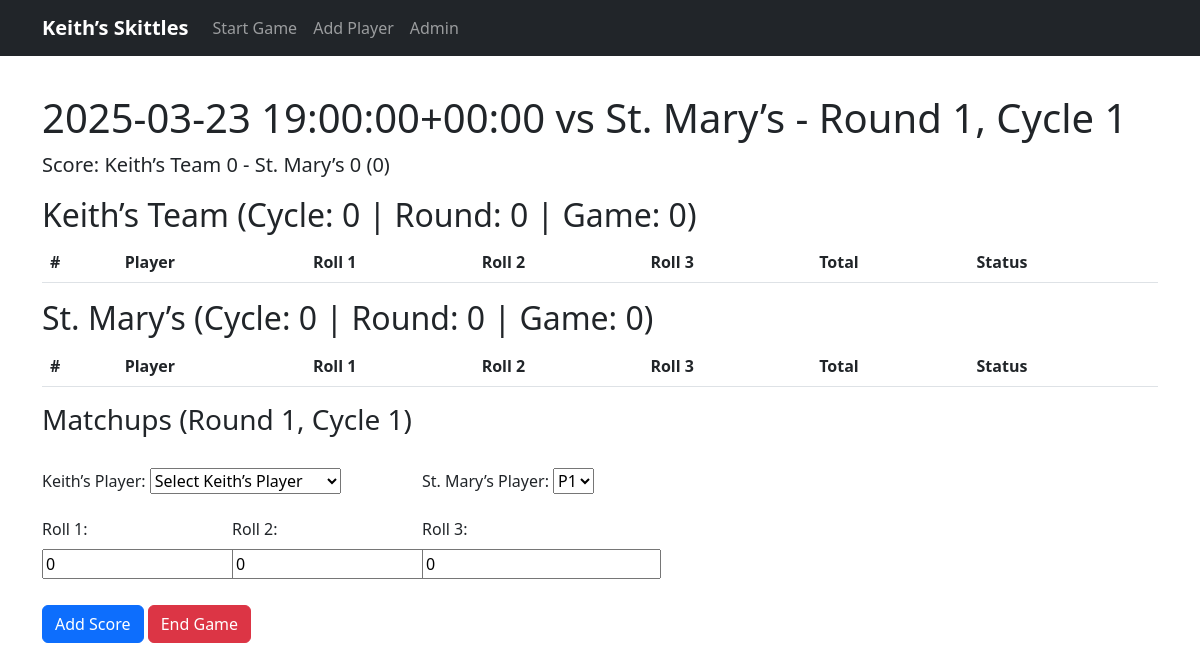
/live/25/, run on the app's committed database.
### scores/models.py (models this page shows)
class Game(models.Model):
    date = models.DateTimeField()
    opponent = models.CharField(max_length=100)
    location = models.CharField(max_length=100)
    game_type = models.CharField(max_length=10, choices=[("regular", "Regular"), ("first_pin", "First Pin")], default="regular")
    cycles_per_round = models.IntegerField(default=4)
    def __str__(self):
        return f"{self.date} vs {self.opponent}"

### scores/views.py (the view, shortened to what this page needs)
# urls.py: path('live/<int:game_id>/', views.live_game, name='live_game'),
def live_game(request, game_id=None):
    game = Game.objects.get(id=game_id)
    scores = Score.objects.filter(game=game).order_by("round_number", "cycle_number")
    current_round = min(4, (scores.aggregate(Max("round_number"))["round_number__max"] or 0) + 1)
    current_cycle = min(game.cycles_per_round, (scores.filter(round_number=current_round).aggregate(Max("cycle_number"))["cycle_number__max"] or 0) + 1)
    round_players = GamePlayer.objects.filter(game=game, round_number=current_round)
    if request.method == "POST":
        if "select_players" in request.POST:
            form = PlayerSelectForm(request.POST)
            if form.is_valid():
                GamePlayer.objects.filter(game=game, round_number=current_round).delete()
                for player in form.cleaned_data["players"]:
                    GamePlayer.objects.create(game=game, player=player, round_number=current_round)
                return redirect("live_game", game_id=game.id)
        else:
            form = ScoreForm(request.POST)
            if form.is_valid():
                score = form.save(commit=False)
                if not score.player:
                    score.opponent_player_number = form.cleaned_data["opponent_player_number"]
                score.save()
                return redirect("live_game", game_id=game.id)
    else:
        form = ScoreForm(initial={"game": game, "round_number": current_round, "cycle_number": current_cycle})
    keiths_scores = scores.filter(player__isnull=False, round_number=current_round, cycle_number=current_cycle)
    opp_scores = scores.filter(player__isnull=True, round_number=current_round, cycle_number=current_cycle)
    keiths_cycle_total = keiths_scores.aggregate(Sum("total_score"))["total_score__sum"] or 0
    opp_cycle_total = opp_scores.aggregate(Sum("total_score"))["total_score__sum"] or 0
    keiths_round_total = scores.filter(player__isnull=False, round_number=current_round).aggregate(Sum("total_score"))["total_score__sum"] or 0
    opp_round_total = scores.filter(player__isnull=True, round_number=current_round).aggregate(Sum("total_score"))["total_score__sum"] or 0
    keiths_game_total = scores.filter(player__isnull=False).aggregate(Sum("total_score"))["total_score__sum"] or 0
    opp_game_total = scores.filter(player__isnull=True).aggregate(Sum("total_score"))["total_score__sum"] or 0
    score_differential = keiths_game_total - opp_game_total
    matchups = []
    keiths_players = list(keiths_scores.order_by("id"))
    opp_players = list(opp_scores.order_by("opponent_player_number"))
    return render(request, "scores/live_game.html", {
        "game": game,
        "keiths_scores": keiths_scores,
        "opp_scores": opp_scores,
        "current_round": current_round,
        "current_cycle": current_cycle,
        "round_players": round_players,
        "form": form,
        "keiths_cycle_total": keiths_cycle_total,
        "opp_cycle_total": opp_cycle_total,
        "keiths_round_total": keiths_round_total,
        "opp_round_total": opp_round_total,
        "keiths_game_total": keiths_game_total,
        "opp_game_total": opp_game_total,
        "score_differential": score_differential,
        "matchups": matchups
    })

### scores/forms.py (shortened to what this page needs)
class ScoreForm(forms.ModelForm):
    player = forms.ModelChoiceField(queryset=Player.objects.all(), empty_label="Select Keith’s Player", required=False)
    opponent_player_number = forms.ChoiceField(choices=[(i, f"P{i}") for i in range(1, 4)], label="Opponent Player", required=False)
    class Meta:
        model = Score
        fields = ["player", "game", "round_number", "cycle_number", "roll_1", "roll_2", "roll_3", "first_pin_success", "opponent_player_number"]

### scores/models.py (called while the page is built)
    def __str__(self):
        return self.name

### scores/templates/scores/live_game.html (shortened to what this page needs)
{% extends "scores/base.html" %}
{% block content %}
<h1>{{ game }} - Round {{ current_round }}, Cycle {{ current_cycle }}</h1>
<p class="lead">Score: Keith’s Team {{ keiths_game_total }} - {{ game.opponent }} {{ opp_game_total }} ({{ score_differential|default:0 }})</p>
<h2>Keith’s Team (Cycle: {{ keiths_cycle_total }} | Round: {{ keiths_round_total }} | Game: {{ keiths_game_total }})</h2>
<table class="table table-striped">
    <thead>
        <tr>
            <th>#</th>
            <th>Player</th>
            <th>Roll 1</th>
            <th>Roll 2</th>
            <th>Roll 3</th>
            <th>Total</th>
            <th>Status</th>
        </tr>
    </thead>
</table>
<h2>{{ game.opponent }} (Cycle: {{ opp_cycle_total }} | Round: {{ opp_round_total }} | Game: {{ opp_game_total }})</h2>
<table class="table table-striped">
    <thead>
        <tr>
            <th>#</th>
            <th>Player</th>
            <th>Roll 1</th>
            <th>Roll 2</th>
            <th>Roll 3</th>
            <th>Total</th>
            <th>Status</th>
        </tr>
    </thead>
</table>
<h3>Matchups (Round {{ current_round }}, Cycle {{ current_cycle }})</h3>
<form method="post" class="mb-4">
    <div class="row mb-3">
        <div class="col-md-4">
            <label class="form-label">Keith’s Player:</label>
            {{ form.player }}
        </div>
        <div class="col-md-4">
            <label class="form-label">{{ game.opponent }} Player:</label>
            {{ form.opponent_player_number }}
        </div>
    </div>
    <div class="row mb-3">
        <div class="col-md-2">
            <label class="form-label">Roll 1:</label>
            {{ form.roll_1 }}
        </div>
        <div class="col-md-2">
            <label class="form-label">Roll 2:</label>
            {{ form.roll_2 }}
        </div>
        <div class="col-md-2">
            <label class="form-label">Roll 3:</label>
            {{ form.roll_3 }}
        </div>
    </div>
    <button type="submit" class="btn btn-primary">Add Score</button>
    <a href="{% url 'start_live_game' %}" class="btn btn-danger">End Game</a>
</form>
{% endblock %}

### scores/templates/scores/base.html (shortened to what this page needs)
<!DOCTYPE html>
<html>
<head>
    <link href="https://cdn.jsdelivr.net/npm/bootstrap@5.3.0/dist/css/bootstrap.min.css" rel="stylesheet">
</head>
<body>
    <nav class="navbar navbar-expand-lg navbar-dark bg-dark fixed-top">
        <div class="container">
            <a class="navbar-brand" href="{% url 'start_live_game' %}">Keith’s Skittles</a>
            <div class="collapse navbar-collapse" id="navbarNav">
                <ul class="navbar-nav">
                    <li class="nav-item">
                        <a class="nav-link" href="{% url 'start_live_game' %}">Start Game</a>
                    </li>
                    <li class="nav-item">
                        <a class="nav-link" href="{% url 'add_player' %}">Add Player</a>
                    </li>
                    <li class="nav-item">
                        <a class="nav-link" href="/admin/">Admin</a>
                    </li>
                </ul>
            </div>
        </div>
    </nav>
    <div class="container mt-4">
        {% block content %}{% endblock %}
    </div>
</body>
</html>

### scores/templates/scores/base.html (style rules this page uses)
body { padding-top: 70px; }
.navbar-brand { font-weight: bold; }
.btn-primary { margin: 10px 0; }

### data on the page
Game: date+opponent "2025-03-23 19:00:00+00:00 vs St. Mary’s", opponent "St. Mary’s"

### other printed values
{{ current_round }} "1"
{{ current_cycle }} "1"
{{ keiths_game_total }} "0"
{{ opp_game_total }} "0"
{{ score_differential|default:0 }} "0"
{{ keiths_cycle_total }} "0"
{{ keiths_round_total }} "0"
{{ opp_cycle_total }} "0"
{{ opp_round_total }} "0"
